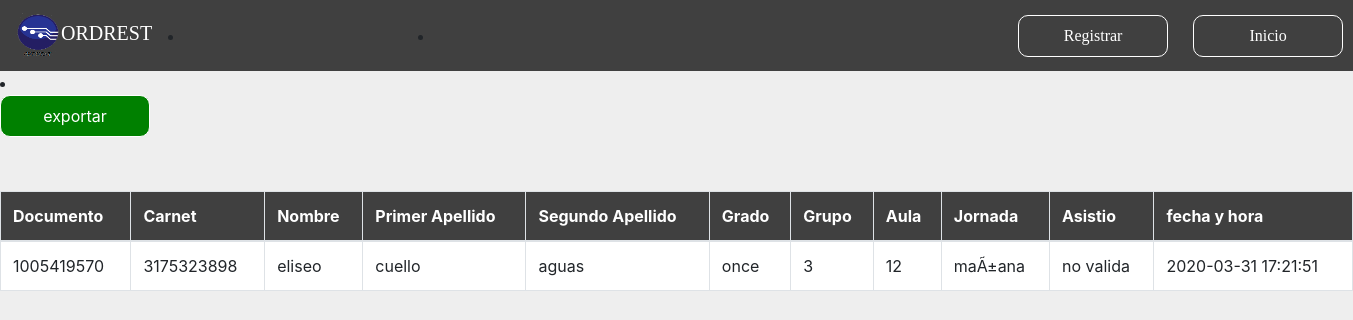
/asistencia.php (signed in), run on the app's committed database.
### tables this page shows
CREATE TABLE `asistencia` (
  `num_asistencia` varchar(12) NOT NULL,
  `docu_estudiante` varchar(12) DEFAULT NULL,
  `verificar_asistencia` varchar(12) DEFAULT NULL,
  `id_admin` int(11) DEFAULT NULL,
  `fecha` datetime DEFAULT NULL
);

CREATE TABLE `estudiantes` (
  `documento` varchar(12) NOT NULL,
  `carnet_e` varchar(12) DEFAULT NULL,
  `nombre_e` varchar(50) DEFAULT NULL,
  `apellido1` varchar(50) DEFAULT NULL,
  `apellido2` varchar(50) DEFAULT NULL,
  `grado` varchar(30) DEFAULT NULL,
  `grupo` varchar(30) DEFAULT NULL,
  `aula_e` varchar(30) DEFAULT NULL,
  `jornada` varchar(30) DEFAULT NULL
);

### asistencia.php (the view, shortened to what this page needs)
<?php
include 'php/conexion.php';
if($_SESSION['administrador']){
?>
<!DOCTYPE html>
<html lang="en">
  <head>
    <link rel="stylesheet" type="text/css" href="css/bootstrap.css">
    <link rel="stylesheet" type="text/css" href="css/asistencia.css">
  </head>
  <body style="background-color: #eee">
  <nav class="navbar navbar-expand-lg">
  <a class="navbar-brand" href="#"><img src="img/ORDREST1.png">ORDREST</a>
  <li class="nav-item active">
        <a class="nav-link" href="registro.php" id="registrar" style="bottom: -40%;">Registrar<span class="sr-only">(current)</span></a>
      </li>
      <li class="nav-item active">
        <a class="nav-link justify-item-end " href="inicio.php" id="salir" style="bottom: -40%;">Inicio<span class="sr-only">(current)</span></a>
      </li>
</nav>
<li class="nav-item active">
<a class="nav-link justify-item-end" href='pdf.php' id="exportar" style='color: white;background-color:green;'>exportar</a>
</li>
<br><br><br><br>
<form>
<table class="table table-bordered" style="background-color: white;">
  <thead>
    <tr>
      <th scope="col" id="nom">Documento</th>
      <th scope="col" id="nom">Carnet</th>
      <th scope="col" id="nom">Nombre</th>
      <th scope="col" id="nom">Primer Apellido</th>
      <th scope="col" id="nom">Segundo Apellido</th>
      <th scope="col" id="nom">Grado</th>
      <th scope="col" id="nom">Grupo</th>
      <th scope="col" id="nom">Aula</th>
      <th scope="col" id="nom">Jornada</th>
      <th scope="col" id="nom">Asistio</th>
      <th scope="col" id="nom">fecha y hora</th>
    </tr>
    <?php
$query="SELECT e.documento, e.carnet_e, e.nombre_e, e.apellido1, e.apellido2, e.grado, e.grupo, e.aula_e, e.jornada, a.verificar_asistencia, a.fecha from estudiantes e
inner join asistencia a on e.documento = a.docu_estudiante ORDER By jornada;";
$result=$conexion->query($query);
while ($fila=$result->fetch_assoc()) {
?>
  </thead>
  <tbody>
    <tr>
      <td id="row1"><?php echo $fila['documento']?></td>
      <td id="row1"><?php echo $fila['carnet_e']?></td>
      <td id="row1"><?php echo $fila['nombre_e'] ?></td>
      <td id="row1"><?php echo $fila['apellido1'] ?></td>
      <td id="row1"><?php echo $fila['apellido2'] ?></td>
      <td id="row1"><?php echo $fila['grado'] ?></td>
      <td id="row1"><?php echo $fila['grupo'] ?></td>
      <td id="row1"><?php echo $fila['aula_e']?></td>
      <td id="row1"><?php echo $fila['jornada'] ?></td>
      <td id="row1"><?php echo $fila['verificar_asistencia']?></td>
      <td id="row1"><?php echo $fila['fecha']?></td>
    </tr>
  <?php
  }
  ?>
  </tbody>
</table>
</form>
</body>
</html>
<?php
}else{
  header('Location: index.php');
}
?>

### css/asistencia.css (style rules this page uses)
.navbar-brand img { width: 45px; height: 45px; left: 20px; }
.navbar { background-color:#404040; }
.navbar-expand-lg a { color: white; font-family: Britannic Bold; }
#salir { position: absolute; border-color: white; background: transparent; margin-left: 270%; width: 150px; border-radius: 10px; }
.nav-item { width: 250px; position: relative; }
.nav-link { background-color: #11376f; position: relative; left: 100px; text-align: center; border: 1px solid black; }
#nom { background-color:#404040; color: white; }
#registrar { position:absolute; border-color: white; background: transparent; margin-left: 300%; width: 150px; border-radius: 10px; }
#exportar { position:absolute; border-color: white; background: transparent; margin-left: -40%; width: 150px; border-radius: 10px; }

### data on the page
asistencia: docu_estudiante.documento "1005419570", docu_estudiante.carnet_e "3175323898", docu_estudiante.nombre_e "eliseo", docu_estudiante.apellido1 "cuello", docu_estudiante.apellido2 "aguas", docu_estudiante.grado "once", docu_estudiante.grupo "3", docu_estudiante.aula_e "12", docu_estudiante.jornada "maÃ±ana", verificar_asistencia "no valida", fecha "2020-03-31 17:21:51"
